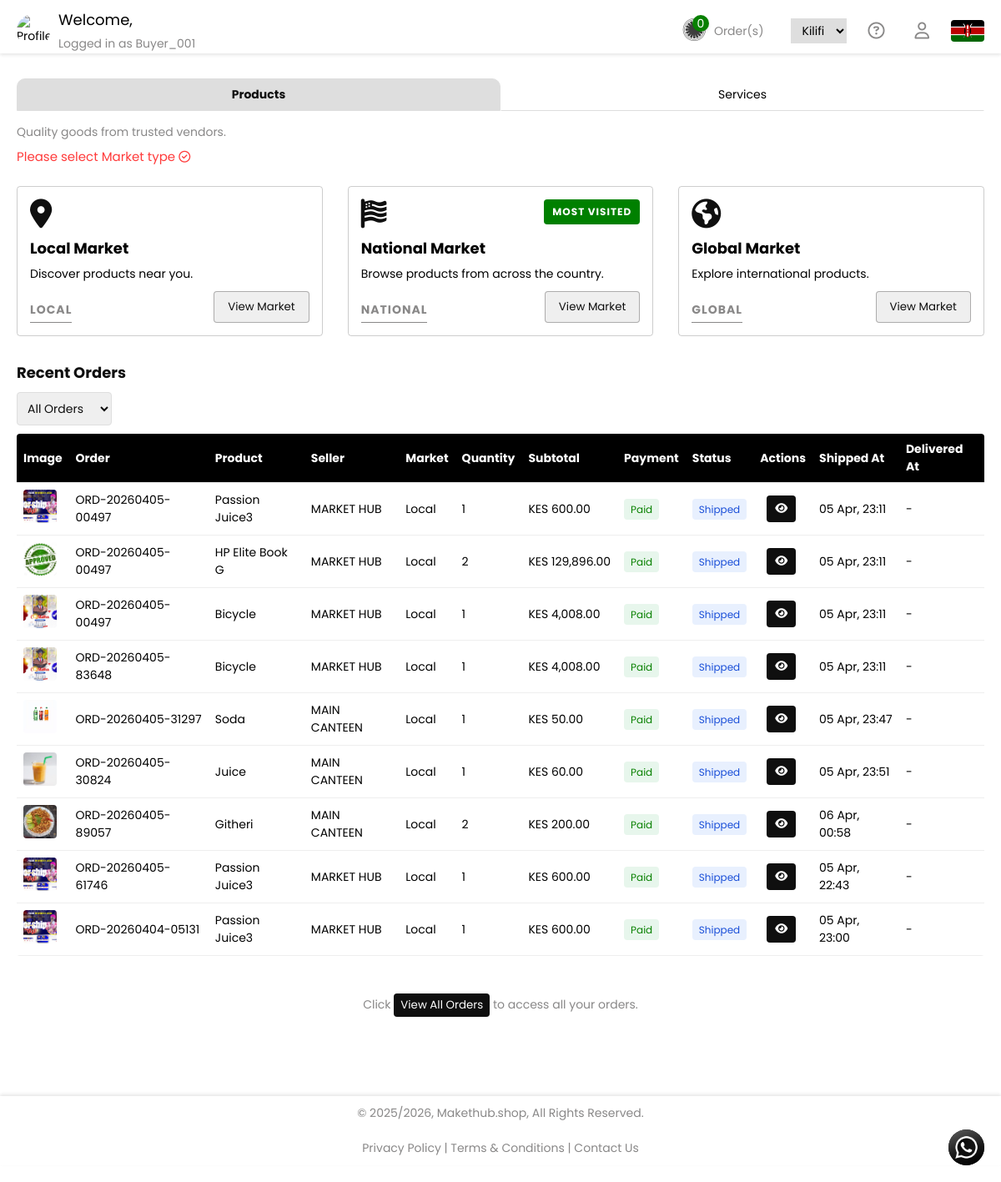
Before: /buyerPage.php (signed in) with the older database file.
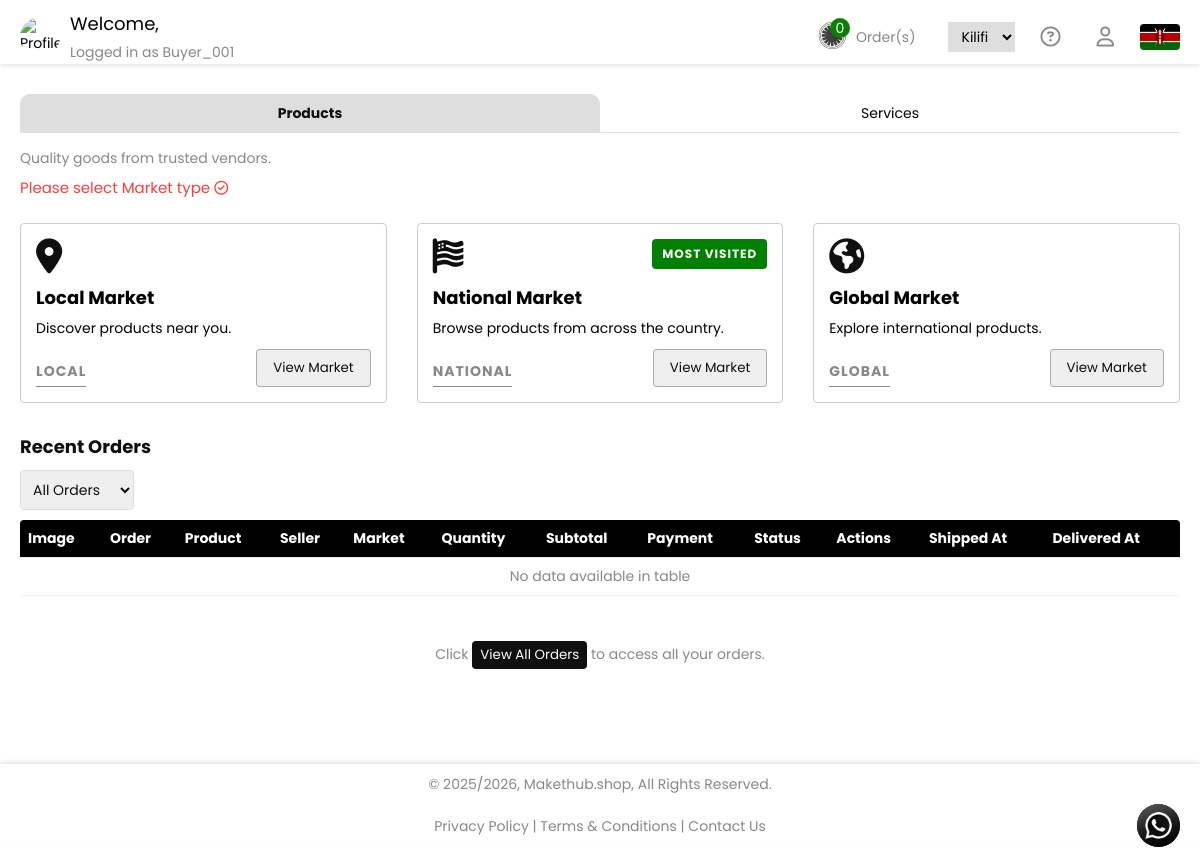
After: the same page with the newer database file.
### tables this page shows
CREATE TABLE `order_items` (
  `item_id` int(11) NOT NULL,
  `order_id` int(11) NOT NULL,
  `product_id` int(11) NOT NULL,
  `seller_id` int(11) NOT NULL,
  `quantity` int(11) NOT NULL,
  `price` decimal(10,2) NOT NULL,
  `subtotal` decimal(10,2) NOT NULL,
  `order_status` enum('pending','processing','shipped','delivered','cancelled') DEFAULT 'pending',
  `shipped_at` datetime DEFAULT NULL,
  `delivered_at` datetime DEFAULT NULL,
  `payment_status` enum('pending','paid','failed') DEFAULT 'pending'
);

CREATE TABLE `productservicesrentals` (
  `product_id` int(11) NOT NULL,
  `user_id` int(11) NOT NULL,
  `product_name` varchar(255) NOT NULL,
  `category` varchar(100) NOT NULL,
  `price` decimal(10,2) NOT NULL,
  `stock_quantity` int(11) NOT NULL DEFAULT 0,
  `image_path` varchar(255) NOT NULL,
  `image_hash` varchar(32) DEFAULT NULL,
  `image_width` int(11) DEFAULT NULL,
  `image_height` int(11) DEFAULT NULL,
  `image_size_kb` int(11) DEFAULT NULL,
  `image_format` varchar(20) DEFAULT NULL,
  `status` enum('active','inactive') DEFAULT 'active',
  `created_at` timestamp NOT NULL DEFAULT current_timestamp(),
  `updated_at` timestamp NOT NULL DEFAULT current_timestamp() ON UPDATE current_timestamp(),
  `image_phash` varchar(32) DEFAULT NULL
);

CREATE TABLE `orders` (
  `order_id` int(11) NOT NULL,
  `order_code` varchar(50) DEFAULT NULL,
  `buyer_id` int(11) NOT NULL,
  `total_amount` decimal(10,2) NOT NULL,
  `created_at` timestamp NOT NULL DEFAULT current_timestamp()
);

CREATE TABLE `users` (
  `user_id` int(11) NOT NULL,
  `full_name` varchar(100) DEFAULT NULL,
  `username` varchar(100) NOT NULL,
  `email` varchar(255) NOT NULL,
  `phone` varchar(50) NOT NULL,
  `profile_image` varchar(255) DEFAULT NULL,
  `bio` text DEFAULT NULL,
  `password` varchar(255) NOT NULL,
  `account_type` enum('buyer','seller','sales_agent','administrator','property_owner') NOT NULL,
  `is_verified` tinyint(1) DEFAULT 0,
  `status` enum('active','suspended') DEFAULT 'active',
  `country` varchar(100) NOT NULL DEFAULT 'Kenya',
  `county` varchar(100) NOT NULL,
  `ward` varchar(100) NOT NULL,
  `address` varchar(150) DEFAULT NULL,
  `business_name` varchar(50) DEFAULT NULL,
  `business_model` varchar(50) DEFAULT NULL,
  `business_type` varchar(50) DEFAULT NULL,
  `market_scope` varchar(50) DEFAULT NULL,
  `created_at` timestamp NOT NULL DEFAULT current_timestamp(),
  `updated_at` timestamp NULL DEFAULT NULL,
  `agency_code` varchar(50) DEFAULT NULL,
  `referred_by` int(11) DEFAULT NULL,
  `agent_activated_at` datetime DEFAULT NULL,
  `subscription_expires_at` datetime DEFAULT NULL,
  `must_change_password` tinyint(1) DEFAULT 0,
  `economic_period_count` int(11) DEFAULT NULL,
  `is_system` tinyint(1) DEFAULT 0
);

### buyerpage.php (the view, shortened to what the changed rows need)
<?php
require_once 'connection.php';
$buyerId = $_SESSION['user_id'] ?? 0;
$orders = [];
$ordersStmt = $conn->prepare("
  SELECT
      o.order_id,
      o.order_code,
      oi.item_id,
      oi.quantity,
      oi.subtotal,
      oi.order_status AS order_status,
      oi.shipped_at,
      oi.delivered_at,
      oi.payment_status,
      p.product_name,
      p.image_path,
      u.business_name AS seller_name,
      u.user_id AS seller_id,
      u.market_scope
  FROM order_items oi
  JOIN orders o ON oi.order_id = o.order_id
  JOIN productservicesrentals p ON oi.product_id = p.product_id
  JOIN users u ON oi.seller_id = u.user_id
  WHERE o.buyer_id = ?
  ORDER BY o.created_at DESC
");
$ordersStmt->bind_param("i", $buyerId);
$ordersStmt->execute();
$result = $ordersStmt->get_result();
while ($row = $result->fetch_assoc()) {
  $orders[] = $row;
}
?>
<!DOCTYPE html>
<html lang="en">
<head>
  <link rel="stylesheet" href="assets/css/general.css">
  <link rel="stylesheet" href="https://cdnjs.cloudflare.com/ajax/libs/font-awesome/6.5.1/css/all.min.css">
</head>
<body>
  <div class="container">
    <main class="buyerMain" id="marketMain">
      <div class="tabs-container strongRed" id="toggleMarketTypeTab" data-tab-storage="marketTypeTabs">
        <div class="tab-content">
          <div id="products" class="tab-panel">
            <div class="cards">
              <a class="card" onclick="openMarketSource('shopsL'); return false;">
                <h2>Local Market</h2>
              </a>
              <a class="card" onclick="openMarketSource('shopsN'); return false;">
                <h2>National Market</h2>
              </a>
              <a class="card" onclick="openMarketSource('shopsG'); return false;">
                <h2>Global Market</h2>
              </a>
            </div>
          </div>
        </div>
      </div>
      <h1>Recent Orders</h1>
      <div class="table-wrapper">
        <table id="ordersTable">
          <thead>
            <tr>
              <th>Image</th>
              <th>Order</th>
              <th>Product</th>
              <th>Seller</th>
              <th>Market</th>
              <th>Quantity</th>
              <th>Subtotal</th>
              <th>Payment</th>
              <th>Status</th>
              <th>Actions</th>
              <th>Shipped At</th>
              <th>Delivered At</th>
            </tr>
          </thead>
          <tbody>
            <?php if (!empty($orders)): ?>
            <?php foreach ($orders as $order): ?>
            <tr data-status="<?= htmlspecialchars($order['order_status']) ?>">
              <td>
                <img src="<?= !empty($order['image_path']) && file_exists(__DIR__ . '/' . $order['image_path'])
                    ? htmlspecialchars($order['image_path'])
                    : 'Images/Makethub Logo.avif'; ?>"
                    class="product-img">
              </td>
              <td><?= htmlspecialchars($order['order_code']) ?></td>
              <td><?= htmlspecialchars($order['product_name']) ?></td>
              <td>
                <?= mb_strtoupper(htmlspecialchars(
                    !empty($order['seller_name'])
                    ? $order['seller_name']
                    : 'Seller #' . $order['seller_id']
                ), 'UTF-8') ?>
              </td>
              <td><?= htmlspecialchars($order['market_scope'] ?? 'National') ?></td>
              <td><?= $order['quantity'] ?></td>
              <td>KES&nbsp;<?= number_format($order['subtotal'], 2) ?></td>
              <td>
                <?php
                  $paymentClass = strtolower($order['payment_status']);
                  $paymentText  = ucwords($order['payment_status']);
                ?>
                <span class="badge <?= $paymentClass ?>"><?= $paymentText ?></span>
              </td>
              <td>
                <?php
                  $statusClass = strtolower($order['order_status']);
                  $statusText  = ucwords($order['order_status']);
                ?>
                <span class="badge <?= $statusClass ?>"><?= $statusText ?></span>
              </td>
              <td class="actions">
                <div>
                  <button class="btn-view"><i class="fa-solid fa-eye"></i></button>
                </div>
              </td>
              <td>
              <?=
              !empty($order['shipped_at'])
                ? (
                    (time() - strtotime($order['shipped_at']) < 31536000)
                      ? date("d M, H:i", strtotime($order['shipped_at']))
                      : date("d M Y", strtotime($order['shipped_at']))
                  )
                : '-'
              ?>
              </td>
              <td>
              <?=
              !empty($order['delivered_at'])
                ? (
                    (time() - strtotime($order['delivered_at']) < 31536000)
                      ? date("d M, H:i", strtotime($order['delivered_at']))
                      : date("d M Y", strtotime($order['delivered_at']))
                  )
                : '-'
              ?>
              </td>
            </tr>
            <?php endforeach; ?>
            <?php else: ?>
              <tr>
                <td colspan="12" style="text-align:center; color :#898888">No data available in table</td>
              </tr>
            <?php endif; ?>
          </tbody>
        </table>
      </div>
    </main>
  </div>
</body>
</html>

Changed rows visible on the page:
removed order_items: product.image_path (picture), order.order_code "ORD-20260405-00497", product.product_name "Passion Juice3", users.business_name "MARKET HUB", users.market_scope "Local", quantity "1", subtotal "600.00", payment_status "Paid", order_status "Shipped", shipped_at "05 Apr, 23:11"
removed order_items: product.image_path (picture), order.order_code "ORD-20260405-00497", product.product_name "HP Elite Book G", users.business_name "MARKET HUB", users.market_scope "Local", quantity "2", subtotal "129,896.00", payment_status "Paid", order_status "Shipped", shipped_at "05 Apr, 23:11"
removed order_items: product.image_path (picture), order.order_code "ORD-20260405-00497", product.product_name "Bicycle", users.business_name "MARKET HUB", users.market_scope "Local", quantity "1", subtotal "4,008.00", payment_status "Paid", order_status "Shipped", shipped_at "05 Apr, 23:11"
removed order_items: product.image_path (picture), order.order_code "ORD-20260405-83648", product.product_name "Bicycle", users.business_name "MARKET HUB", users.market_scope "Local", quantity "1", subtotal "4,008.00", payment_status "Paid", order_status "Shipped", shipped_at "05 Apr, 23:11"
removed order_items: product.image_path (picture), order.order_code "ORD-20260405-31297", product.product_name "Soda", users.business_name "MAIN CANTEEN", users.market_scope "Local", quantity "1", subtotal "50.00", payment_status "Paid", order_status "Shipped", shipped_at "05 Apr, 23:47"
removed order_items: product.image_path (picture), order.order_code "ORD-20260405-30824", product.product_name "Juice", users.business_name "MAIN CANTEEN", users.market_scope "Local", quantity "1", subtotal "60.00", payment_status "Paid", order_status "Shipped", shipped_at "05 Apr, 23:51"
removed order_items: product.image_path (picture), order.order_code "ORD-20260405-89057", product.product_name "Githeri", users.business_name "MAIN CANTEEN", users.market_scope "Local", quantity "2", subtotal "200.00", payment_status "Paid", order_status "Shipped", shipped_at "06 Apr, 00:58"
removed order_items: product.image_path (picture), order.order_code "ORD-20260405-61746", product.product_name "Passion Juice3", users.business_name "MARKET HUB", users.market_scope "Local", quantity "1", subtotal "600.00", payment_status "Paid", order_status "Shipped", shipped_at "05 Apr, 22:43"
removed order_items: product.image_path (picture), order.order_code "ORD-20260404-05131", product.product_name "Passion Juice3", users.business_name "MARKET HUB", users.market_scope "Local", quantity "1", subtotal "600.00", payment_status "Paid", order_status "Shipped", shipped_at "05 Apr, 23:00"
Other visible differences:
text now shown: "No data available in table"
